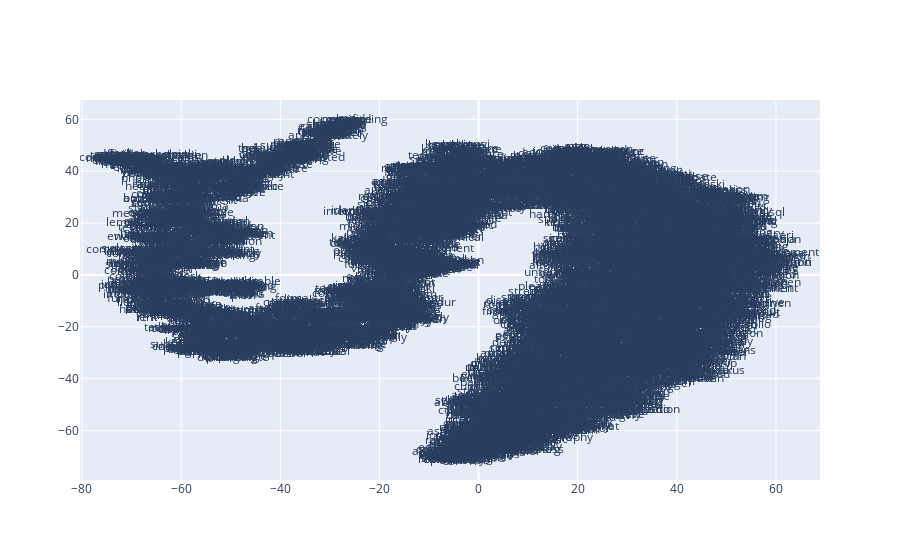

This figure's notebook cell:
### Code cell
from sklearn.decomposition import IncrementalPCA    # inital reduction
from sklearn.manifold import TSNE                   # final reduction
import numpy as np                                  # array handling


def reduce_dimensions(model):
    num_dimensions = 2  # final num dimensions (2D, 3D, etc)

    # extract the words & their vectors, as numpy arrays
    vectors = np.asarray(model.wv.vectors)
    labels = np.asarray(model.wv.index_to_key)  # fixed-width numpy strings

    # reduce using t-SNE
    tsne = TSNE(n_components=num_dimensions, random_state=0)
    vectors = tsne.fit_transform(vectors)

    x_vals = [v[0] for v in vectors]
    y_vals = [v[1] for v in vectors]
    return x_vals, y_vals, labels


x_vals, y_vals, labels = reduce_dimensions(sg_w2v_model)

def plot_with_plotly(x_vals, y_vals, labels, plot_in_notebook=True):
    from plotly.offline import init_notebook_mode, iplot, plot
    import plotly.graph_objs as go

    trace = go.Scatter(x=x_vals, y=y_vals, mode='text', text=labels)
    data = [trace]

    if plot_in_notebook:
        init_notebook_mode(connected=True)
        iplot(data, filename='word-embedding-plot')
    else:
        plot(data, filename='word-embedding-plot.html')


def plot_with_matplotlib(x_vals, y_vals, labels):
    import matplotlib.pyplot as plt
    import random

    random.seed(0)

    plt.figure(figsize=(12, 12))
    plt.scatter(x_vals, y_vals)

    #
    # Label randomly subsampled 25 data points
    #
    indices = list(range(len(labels)))
    selected_indices = random.sample(indices, 25)
    for i in selected_indices:
        plt.annotate(labels[i], (x_vals[i], y_vals[i]))

try:
    get_ipython()
except Exception:
    plot_function = plot_with_matplotlib
else:
    plot_function = plot_with_plotly

plot_function(x_vals, y_vals, labels)

### Figure 1 — Plotly figure (JSON) as saved in the notebook; plotly's stock layout.template omitted (floating-point values rounded to 4 significant figures; data arrays with more than 128 entries replaced by an {"elided": "..."} marker saying what was removed)
{"data": [{"mode": "text", "text": {"elided": "7403 str values"}, "type": "scatter", "x": {"elided": "7403 float values"}, "y": {"elided": "7403 float values"}}], "layout": {}}
